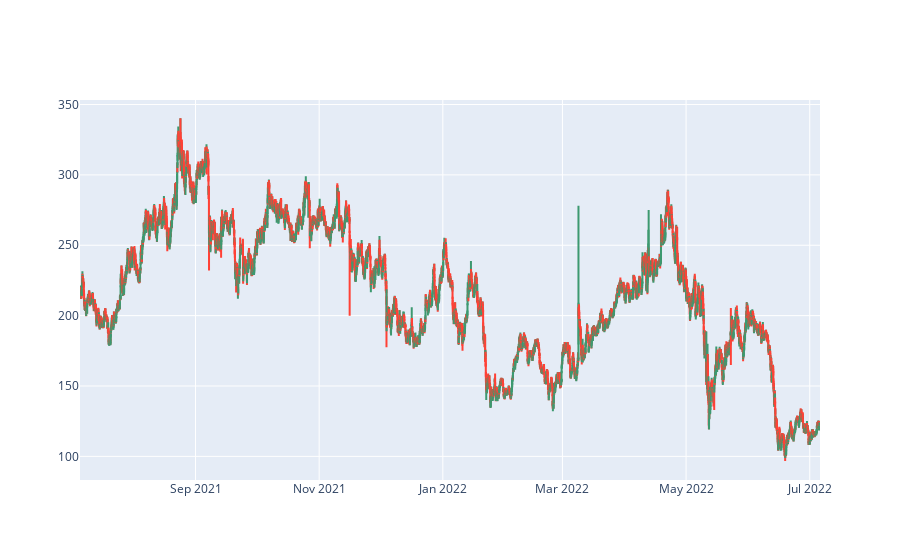

Notebook source saved alongside this figure:
### Code cell
for coin in coins:
    print(f'Plot coin {coin}...')
    fig = go.Figure(data=[go.Candlestick(x=all_coins_df['OpenTime'],
                open=all_coins_df[f'{coin}-USD_Open'],
                high=all_coins_df[f'{coin}-USD_High'],
                low=all_coins_df[f'{coin}-USD_Low'],
                close=all_coins_df[f'{coin}-USD_Close'])])

    fig.update_layout(xaxis_rangeslider_visible=False)
    fig.show()

### Figure 1 — Plotly figure (JSON) as saved in the notebook; plotly's stock layout.template omitted (floating-point values rounded to 4 significant figures; data arrays with more than 128 entries replaced by an {"elided": "..."} marker saying what was removed)
{"data": [{"close": {"elided": "8755 float values"}, "high": {"elided": "8755 float values"}, "low": {"elided": "8755 float values"}, "open": {"elided": "8755 float values"}, "type": "candlestick", "x": {"elided": "8755 str values"}}], "layout": {"xaxis": {"rangeslider": {"visible": false}}}}
